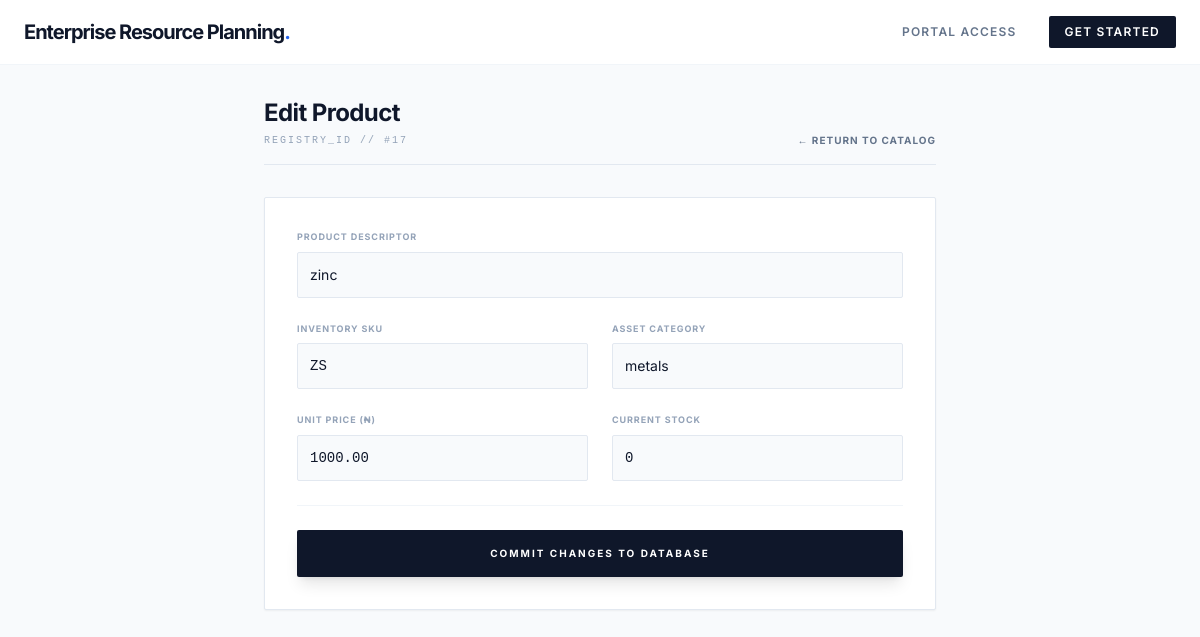
Page /products/edit.php?id=17 on the committed database.
### tables this page shows
CREATE TABLE `products` (
  `id` int(11) NOT NULL,
  `name` varchar(150) NOT NULL,
  `sku` varchar(100) DEFAULT NULL,
  `category` varchar(100) DEFAULT NULL,
  `price` decimal(10,2) NOT NULL DEFAULT 0.00,
  `cost_price` decimal(10,2) NOT NULL DEFAULT 0.00,
  `quantity` int(11) NOT NULL DEFAULT 0,
  `reorder_level` int(11) NOT NULL DEFAULT 5,
  `description` text DEFAULT NULL,
  `created_at` timestamp NOT NULL DEFAULT current_timestamp()
);

### products/edit.php (the view, shortened to what this page needs)
<?php
require_once __DIR__ . '/../header.php';
global $pdo;
$id = intval($_GET['id'] ?? 0);
try {
    $stmt = $pdo->prepare("SELECT * FROM products WHERE id = ?");
    $stmt->execute([$id]);
    $product = $stmt->fetch();
} catch (PDOException $e) {
    $msg = "❌ DATABASE_ERROR: " . $e->getMessage();
}
?>
<div class="p-8 bg-[#f8fafc] min-h-screen">
    <div class="max-w-2xl mx-auto">
        <div class="mb-8 border-b border-slate-200 pb-4 flex justify-between items-end">
            <div>
                <h1 class="text-2xl font-bold text-slate-900 tracking-tight text-uppercase">Edit Product</h1>
                <p class="text-[10px] font-mono text-slate-400 uppercase tracking-[0.2em] mt-1">Registry_ID // #<?= $id ?></p>
            </div>
            <a href="index.php" class="text-[10px] font-bold text-slate-500 uppercase tracking-widest hover:text-slate-900 transition-colors">
                &larr; Return to Catalog
            </a>
        </div>
        <div class="bg-white border border-slate-200 rounded-sm shadow-sm">
            <form method="POST" class="p-8 space-y-6">
                <div class="grid grid-cols-2 gap-6">
                    <div class="col-span-2">
                        <label class="block text-[9px] font-bold text-slate-400 uppercase tracking-widest mb-2">Product Descriptor</label>
                        <input type="text" name="name" value="<?= htmlspecialchars($product['name']) ?>" required
                               class="w-full bg-slate-50 border border-slate-200 p-3 text-sm rounded-sm focus:ring-1 focus:ring-slate-900 outline-none">
                    </div>
                    <div>
                        <label class="block text-[9px] font-bold text-slate-400 uppercase tracking-widest mb-2">Inventory SKU</label>
                        <input type="text" name="sku" value="<?= htmlspecialchars($product['sku']) ?>" required
                               class="w-full bg-slate-50 border border-slate-200 p-3 text-sm font-mono rounded-sm focus:ring-1 focus:ring-slate-900 outline-none uppercase">
                    </div>
                    <div>
                        <label class="block text-[9px] font-bold text-slate-400 uppercase tracking-widest mb-2">Asset Category</label>
                        <input type="text" name="category" value="<?= htmlspecialchars($product['category']) ?>" required
                               class="w-full bg-slate-50 border border-slate-200 p-3 text-sm rounded-sm focus:ring-1 focus:ring-slate-900 outline-none">
                    </div>
                    <div>
                        <label class="block text-[9px] font-bold text-slate-400 uppercase tracking-widest mb-2">Unit Price (₦)</label>
                        <input type="number" step="0.01" name="price" value="<?= $product['price'] ?>" required
                               class="w-full bg-slate-50 border border-slate-200 p-3 text-sm font-mono rounded-sm focus:ring-1 focus:ring-slate-900 outline-none">
                    </div>
                    <div>
                        <label class="block text-[9px] font-bold text-slate-400 uppercase tracking-widest mb-2">Current Stock</label>
                        <input type="number" name="quantity" value="<?= $product['quantity'] ?>" required
                               class="w-full bg-slate-50 border border-slate-200 p-3 text-sm font-mono rounded-sm focus:ring-1 focus:ring-slate-900 outline-none">
                    </div>
                </div>
                <div class="pt-6 border-t border-slate-100">
                    <button type="submit" class="w-full bg-slate-900 text-white font-bold py-4 text-[10px] uppercase tracking-[0.2em] rounded-sm hover:bg-slate-800 transition-all shadow-lg">
                        Commit Changes to Database
                    </button>
                </div>
            </form>
        </div>
    </div>
</div>
<?php require_once __DIR__ . '/../footer.php'; ?>

### header.php (style rules this page uses)
body { font-family: 'Inter', sans-serif; }

### rows in the picture
products: name "zinc", sku "zs", category "metals", price "1000.00", quantity "0"

### other values in the picture
$id "17"
